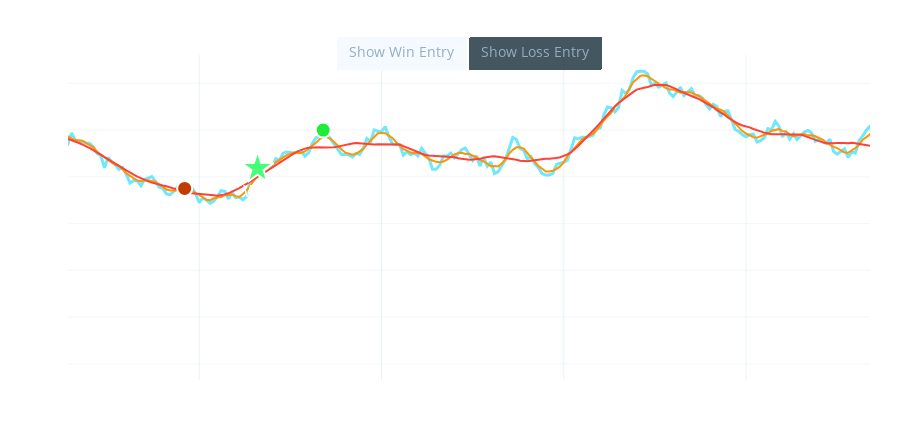

Notebook code for this chart:
### Markdown cell above
##### This is Why your Backtests are Wrong

You can't treat a single sample path with structure if it doesn't exist.

### Code cell
import numpy as np
import plotly.graph_objects as go

# --- Simulate a single Brownian motion asset path ---
np.random.seed(77)
n_steps = 200
dt = 1 / 252
mu = 0.06
sigma = 0.21
S0 = 100

# --- Extend price series backward and forward for smoother MA/trade examples ---
n_extend_before = 24
n_extend_after = 24
n_sim = n_steps + n_extend_before + n_extend_after

Z = np.random.randn(n_sim)
increments = mu * dt + sigma * np.sqrt(dt) * Z
prices_all = S0 * np.exp(np.cumsum(increments))
times_all = np.arange(n_sim)

# The main plotted region corresponds to indices n_extend_before : n_extend_before + n_steps
main_start = n_extend_before
main_end = main_start + n_steps
prices = prices_all
times = times_all

# --- Moving average crossover strategy ---
fast_window = 6
slow_window = 18

fast_ma = np.convolve(prices, np.ones(fast_window)/fast_window, mode='same')
slow_ma = np.convolve(prices, np.ones(slow_window)/slow_window, mode='same')

# Find crossover signals: fast MA crosses above slow MA (bullish entry)
crosses = (fast_ma[1:] > slow_ma[1:]) & (fast_ma[:-1] <= slow_ma[:-1])
entry_indices = np.where(crosses)[0] + 1

# We'll select two such entries, one where the trade is a win, one a loss.
# For each, define exit as a fixed forward window
exit_offset = 18

def trade_result(idx):
    entry_price = prices[idx]
    exit_idx = min(idx + exit_offset, len(prices)-1)
    exit_price = prices[exit_idx]
    return exit_price - entry_price, idx, exit_idx

# Go through entries to find one win and one loss -- but within the main region
winning_entry = None
losing_entry = None
for idx in entry_indices:
    if idx < main_start or idx >= main_end:
        continue
    pnl, eidx, xidx = trade_result(idx)
    if pnl > 0 and winning_entry is None:
        winning_entry = (eidx, xidx, pnl)
    if pnl < 0 and losing_entry is None:
        losing_entry = (eidx, xidx, pnl)
    if winning_entry and losing_entry:
        break

if not (winning_entry and losing_entry):
    raise RuntimeError("Couldn't find both a win and a loss for the crossover trades.")

winner_idx, winner_exit, winner_pnl = winning_entry
loser_idx, loser_exit, loser_pnl = losing_entry

SLATE_OFF_CYAN = "#6fe7ff"  # Define color to replace SLATE_OFF_CYAN undefined variable

# --- Plot ---
fig_path = go.Figure()

# Price + MAs always shown (on extended region)
fig_path.add_trace(go.Scatter(
    x=times,
    y=prices,
    mode='lines',
    line=dict(color=SLATE_OFF_CYAN, width=3),
    hoverinfo='skip',
    showlegend=False
))
# Fast MA - orange, not dashed
fig_path.add_trace(go.Scatter(
    x=times,
    y=fast_ma,
    mode='lines',
    line=dict(color='#FF9500', width=2),
    showlegend=False,
    hoverinfo='skip'
))
# Slow MA - red, not dashed
fig_path.add_trace(go.Scatter(
    x=times,
    y=slow_ma,
    mode='lines',
    line=dict(color='#FF4136', width=2),
    showlegend=False,
    hoverinfo='skip'
))

# Win entry marker style: green star
win_entry_trace = go.Scatter(
    x=[winner_idx],
    y=[prices[winner_idx]],
    mode='markers+text',
    marker=dict(symbol='star', size=24, color='#44ff77', line=dict(color='white', width=2)),
    text=["Win"],
    textfont=dict(color='#fff', size=17),
    textposition="bottom center",
    showlegend=False,
    name='',  # no legend
)

# Loss entry marker style: big red circle
loss_entry_trace = go.Scatter(
    x=[loser_idx],
    y=[prices[loser_idx]],
    mode='markers+text',
    marker=dict(symbol='circle', size=25, color='#ff435e', line=dict(color='white', width=2)),
    text=["Loss"],
    textfont=dict(color='#fff', size=17),
    textposition="bottom center",
    showlegend=False,
    name='',  # no legend
)

# (Exit markers for clarity--but they are always visible and not toggled)
win_exit_trace = go.Scatter(
    x=[winner_exit],
    y=[prices[winner_exit]],
    mode='markers',
    marker=dict(symbol='circle', size=15, color='#1ded3a', line=dict(color='white', width=2)),
    showlegend=False,
    hoverinfo='skip',
    name='',
)
loss_exit_trace = go.Scatter(
    x=[loser_exit],
    y=[prices[loser_exit]],
    mode='markers',
    marker=dict(symbol='circle', size=15, color='#c23c00', line=dict(color='white', width=2)),
    showlegend=False,
    hoverinfo='skip',
    name='',
)

# Order of traces: price, fast_ma, slow_ma, win_entry, loss_entry, win_exit, loss_exit
fig_path.add_trace(win_entry_trace)
fig_path.add_trace(loss_entry_trace)
fig_path.add_trace(win_exit_trace)
fig_path.add_trace(loss_exit_trace)

# Only the win entry marker shown by default
fig_path.update_traces(visible=True, selector=0) # price
fig_path.update_traces(visible=True, selector=1) # fast_ma
fig_path.update_traces(visible=True, selector=2) # slow_ma
fig_path.update_traces(visible=True, selector=3) # win_entry_trace
fig_path.update_traces(visible=False, selector=4) # loss_entry_trace
fig_path.update_traces(visible=True, selector=5) # win_exit_trace
fig_path.update_traces(visible=True, selector=6) # loss_exit_trace

# Muted style for the selected tab background and text
active_bgcolor = 'rgba(90,150,180,0.19)'    # Muted blue
inactive_bgcolor = 'rgba(50,70,80,0.91)'    # Slightly dark
active_fontcolor = '#edf6ff'
inactive_fontcolor = '#95adc4'

fig_path.update_layout(
    width=900,
    height=440,
    title=dict(
        text="Moving Average Crossover: Example Win and Loss Entry",
        font=dict(color='white')
    ),
    xaxis=dict(
        title="Time Step",
        color='white',
        showgrid=True,
        gridcolor='rgba(120,180,220,0.16)',
        tickfont=dict(color='white'),
        range=[main_start-10, main_end+10]
    ),
    yaxis=dict(
        title="Price",
        color='white',
        showgrid=True,
        gridcolor='rgba(120,180,220,0.10)',
        tickfont=dict(color='white')
    ),
    plot_bgcolor='rgba(0,0,0,0)',
    paper_bgcolor='rgba(0,0,0,0)',
    font=dict(color='white', size=15),
    margin=dict(l=45, r=30, t=55, b=40)
)

# Add button to toggle between win and loss entry
fig_path.update_layout(
    updatemenus=[
        dict(
            type="buttons",
            direction="right",
            x=0.50, y=1.08, xanchor="center", yanchor="top",
            showactive=True,
            buttons=[
                dict(
                    label="Show Win Entry",
                    method="update",
                    args=[
                        {'visible': [True, True, True, True, False, True, True]},
                        {"title": "Moving Average Crossover: Example Win Entry"}
                    ],
                    args2=[
                        {'visible': [True, True, True, False, True, True, True]},
                        {"title": "Moving Average Crossover: Example Loss Entry"}
                    ]
                ),
                dict(
                    label="Show Loss Entry",
                    method="update",
                    args=[
                        {'visible': [True, True, True, False, True, True, True]},
                        {"title": "Moving Average Crossover: Example Loss Entry"}
                    ],
                    args2=[
                        {'visible': [True, True, True, True, False, True, True]},
                        {"title": "Moving Average Crossover: Example Win Entry"}
                    ]
                ),
            ],
            bgcolor=inactive_bgcolor,
            # activebgcolor=active_bgcolor,   # <-- Remove this line! Not supported, causes ValueError.
            font=dict(color=inactive_fontcolor, size=14),
            # activefont=dict(color=active_fontcolor, size=14),  # <-- Remove this line! Not supported.
            borderwidth=0,
            pad=dict(r=7, t=8, l=7, b=7)
        )
    ]
)

fig_path.show()

### Figure 1 — Plotly figure (JSON) as saved in the notebook; plotly's stock layout.template omitted (floating-point values rounded to 4 significant figures; data arrays with more than 128 entries replaced by an {"elided": "..."} marker saying what was removed)
{"data": [{"hoverinfo": "skip", "line": {"color": "#6fe7ff", "width": 3}, "mode": "lines", "showlegend": false, "type": "scatter", "visible": true, "x": {"elided": "248 int values"}, "y": {"elided": "248 float values"}}, {"hoverinfo": "skip", "line": {"color": "#FF9500", "width": 2}, "mode": "lines", "showlegend": false, "type": "scatter", "visible": true, "x": {"elided": "248 int values"}, "y": {"elided": "248 float values"}}, {"hoverinfo": "skip", "line": {"color": "#FF4136", "width": 2}, "mode": "lines", "showlegend": false, "type": "scatter", "visible": true, "x": {"elided": "248 int values"}, "y": {"elided": "248 float values"}}, {"marker": {"color": "#44ff77", "line": {"color": "white", "width": 2}, "size": 24, "symbol": "star"}, "mode": "markers+text", "name": "", "showlegend": false, "text": ["Win"], "textfont": {"color": "#fff", "size": 17}, "textposition": "bottom center", "type": "scatter", "visible": true, "x": [66], "y": [91.84]}, {"marker": {"color": "#ff435e", "line": {"color": "white", "width": 2}, "size": 25, "symbol": "circle"}, "mode": "markers+text", "name": "", "showlegend": false, "text": ["Loss"], "textfont": {"color": "#fff", "size": 17}, "textposition": "bottom center", "type": "scatter", "visible": false, "x": [28], "y": [91.62]}, {"hoverinfo": "skip", "marker": {"color": "#1ded3a", "line": {"color": "white", "width": 2}, "size": 15, "symbol": "circle"}, "mode": "markers", "name": "", "showlegend": false, "type": "scatter", "visible": true, "x": [84], "y": [100.0]}, {"hoverinfo": "skip", "marker": {"color": "#c23c00", "line": {"color": "white", "width": 2}, "size": 15, "symbol": "circle"}, "mode": "markers", "name": "", "showlegend": false, "type": "scatter", "visible": true, "x": [46], "y": [87.53]}], "layout": {"font": {"color": "white", "size": 15}, "height": 440, "margin": {"b": 40, "l": 45, "r": 30, "t": 55}, "paper_bgcolor": "rgba(0,0,0,0)", "plot_bgcolor": "rgba(0,0,0,0)", "title": {"font": {"color": "white"}, "text": "Moving Average Crossover: Example Win and Loss Entry"}, "updatemenus": [{"bgcolor": "rgba(50,70,80,0.91)", "borderwidth": 0, "buttons": [{"args": [{"visible": [true, true, true, true, false, true, true]}, {"title": "Moving Average Crossover: Example Win Entry"}], "args2": [{"visible": [true, true, true, false, true, true, true]}, {"title": "Moving Average Crossover: Example Loss Entry"}], "label": "Show Win Entry", "method": "update"}, {"args": [{"visible": [true, true, true, false, true, true, true]}, {"title": "Moving Average Crossover: Example Loss Entry"}], "args2": [{"visible": [true, true, true, true, false, true, true]}, {"title": "Moving Average Crossover: Example Win Entry"}], "label": "Show Loss Entry", "method": "update"}], "direction": "right", "font": {"color": "#95adc4", "size": 14}, "pad": {"b": 7, "l": 7, "r": 7, "t": 8}, "showactive": true, "type": "buttons", "x": 0.5, "xanchor": "center", "y": 1.08, "yanchor": "top"}], "width": 900, "xaxis": {"color": "white", "gridcolor": "rgba(120,180,220,0.16)", "range": [14, 234], "showgrid": true, "tickfont": {"color": "white"}, "title": {"text": "Time Step"}}, "yaxis": {"color": "white", "gridcolor": "rgba(120,180,220,0.10)", "showgrid": true, "tickfont": {"color": "white"}, "title": {"text": "Price"}}}}
